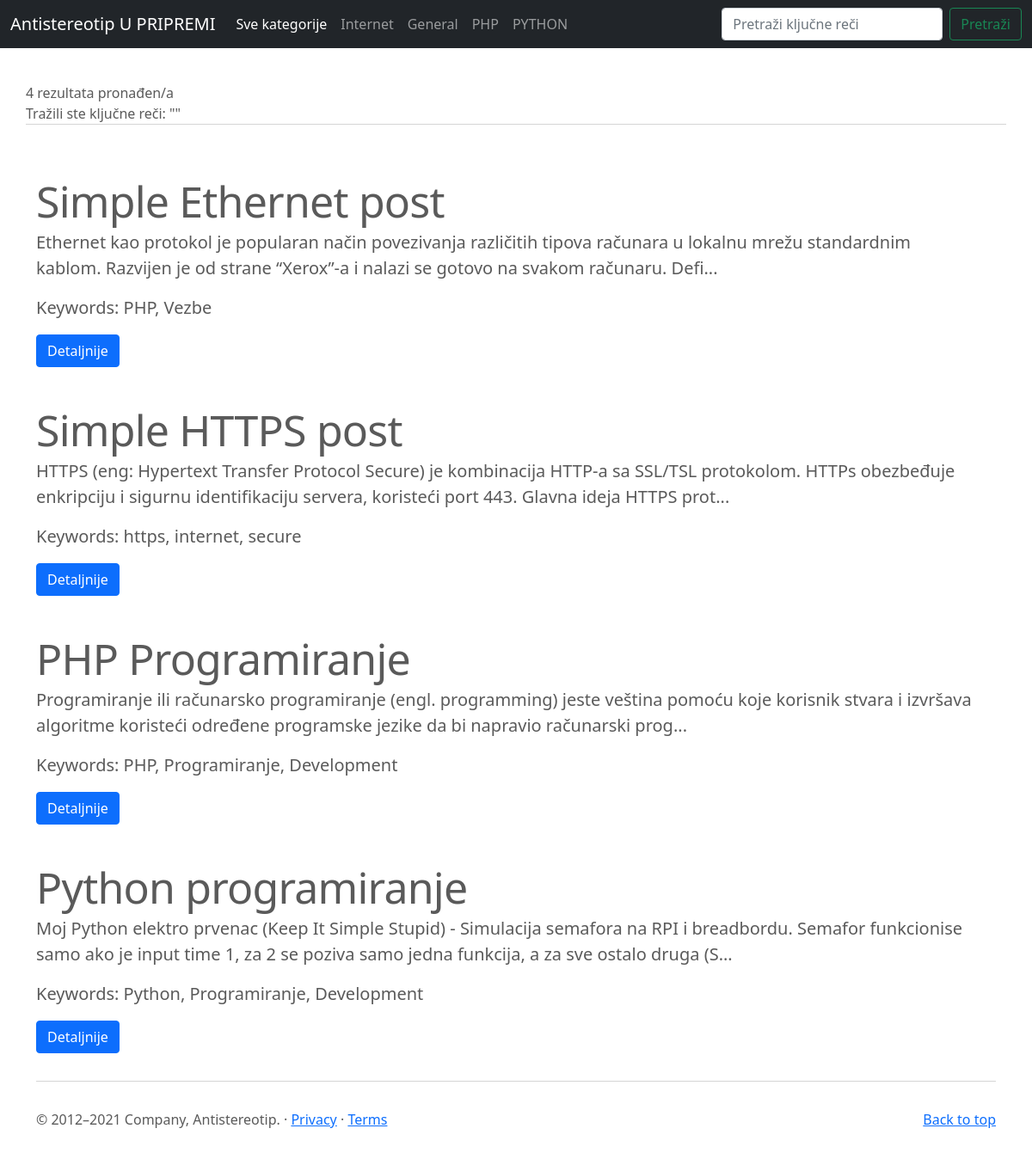
Screenshot of /blogCMS/search.php with the database file from the repository.
### tables this page shows
CREATE TABLE `categories` (
  `id` int(11) NOT NULL,
  `text` varchar(100) NOT NULL
);

CREATE TABLE `posts` (
  `id` int(11) NOT NULL,
  `title` varchar(200) NOT NULL,
  `category` int(11) NOT NULL,
  `date` varchar(100) NOT NULL,
  `body` longtext NOT NULL,
  `img` varchar(100) NOT NULL,
  `author` varchar(100) NOT NULL,
  `keywords` varchar(200) NOT NULL
);

### blogCMS/search.php (the view)
<?php
include 'header.php';
$keys = isset($_GET['keys']) ? $_GET['keys'] : '';
$search_string = "SELECT * FROM posts WHERE ";
$display_words = "";
$keywords = explode(' ', $keys);
foreach ($keywords as $word){
	$search_string .= "keywords LIKE '%".$word."%' OR ";
	$display_words .= $word.' ';
}
$search_string = substr($search_string, 0, strlen($search_string)-4);
$display_words = substr($display_words, 0, strlen($display_words)-1);
$query = mysqli_query($db, $search_string);
$result_count = mysqli_num_rows($query);
?>
      <main>
  <div class="container marketing">
	<?php
	if ($result_count > 0){
	echo '<br><br><div class="row">';
	echo number_format($result_count).' rezultata pronađen/a<br />';
	echo 'Tražili ste ključne reči: "'.$display_words.'"<hr />';
	while ($row = mysqli_fetch_assoc($query)){ ?>
	<div class="row featurette">
      <div class="col-md-12">
        <h2 class="featurette-heading"><?php echo $row['title']; ?></h2>
        <p class="lead"><?php $body = $row['body']; echo substr($body, 0, 200).'...'; ?></p>
		<p class="lead">Keywords: <?php $body = $row['keywords']; echo $body; ?></p>
		<a href="single.php?post=<?php echo $row['id']; ?>" class="btn btn-primary">Detaljnije</a>
      </div>
    </div>
	<?php
	}
	echo '</div>';
}
else
	echo 'There were no results for your search. Try searching for something else.'; ?>
    <hr class="featurette-divider">
  </div>
<?php
include 'footer.php';
?>

### blogCMS/header.php (shortened to what this page needs)
<?php
include 'includes/db.php';
$query = "SELECT * FROM categories";
$categories = $db->query($query);
?>
<!doctype html>
<html lang="en">
  <head>
<link href="bootstrap-5/assets/dist/css/bootstrap.min.css" rel="stylesheet">
    <link href="bootstrap-5/carousel/carousel.css" rel="stylesheet">
  </head>
  <body>
<header>
  <nav class="navbar navbar-expand-md navbar-dark fixed-top bg-dark">
    <div class="container-fluid">
      <a class="navbar-brand" href="#">Antistereotip U PRIPREMI</a>
      <div class="collapse navbar-collapse" id="navbarCollapse">
        <ul class="navbar-nav me-auto mb-2 mb-md-0">
          <li class="nav-item">
		  <?php if(isset($_GET['category'])) { ?>
            <a class="nav-link" aria-current="page" href="index.php">Sve kategorije</a>
		  <?php } else { ?>
		  <a class="nav-link active" aria-current="page" href="index.php">Sve kategorije</a>
		  </li>
		  <?php } ?>
			<?php if($categories->num_rows > 0) {
				while ($row = $categories->fetch_assoc()){
					if (isset($_GET['category']) && $row['id'] == $_GET['category']) { ?>
          <li class="nav-item">
            <a class="nav-link active" href="index.php?category=<?php echo $row['id']; ?>"><?php echo $row['text']; ?></a>
          </li>
					<?php } else
						echo "<li class='nav-item active'><a class='nav-link' href='index.php?category=$row[id]'>$row[text]</a></li>"; ?>
			<?php }}  ?>
        </ul>
        <form class="d-flex" action="search.php" method="GET">
          <input class="form-control me-2" type="search" aria-label="Search" placeholder="Pretraži ključne reči" name="keys" value="<?php echo isset($_GET['keys']) ? $_GET['keys'] : ''; ?>">
          <button class="btn btn-outline-success" type="submit">Pretraži</button>
        </form>
      </div>
    </div>
  </nav>
</header>

### rows the page displays
categories: text "Internet"
categories: text "General"
categories: text "PHP"
categories: text "PYTHON"
posts: title "Simple Ethernet post", body "Ethernet kao protokol je popularan način povezivanja različitih tipova računara u lokalnu mrežu standardnim kablom. Razvijen je od strane “Xerox”-a i nalazi se gotovo na svakom računaru. Defi", keywords "PHP, Vezbe"
posts: title "Simple HTTPS post", body "HTTPS (eng: Hypertext Transfer Protocol Secure) je kombinacija HTTP-a sa SSL/TSL protokolom. HTTPs obezbeđuje enkripciju i sigurnu identifikaciju servera, koristeći port 443. Glavna ideja HTTPS prot", keywords "https, internet, secure"
posts: title "PHP Programiranje", body "Programiranje ili računarsko programiranje (engl. programming) jeste veština pomoću koje korisnik stvara i izvršava algoritme koristeći određene programske jezike da bi napravio računarski prog", keywords "PHP, Programiranje, Development"
posts: title "Python programiranje", body "Moj Python elektro prvenac (Keep It Simple Stupid) - Simulacija semafora na RPI i breadbordu. Semafor funkcionise samo ako je input time 1, za 2 se poziva samo jedna funkcija, a za sve ostalo druga (S", keywords "Python, Programiranje, Development"

### other values shown
$result_count "4"
